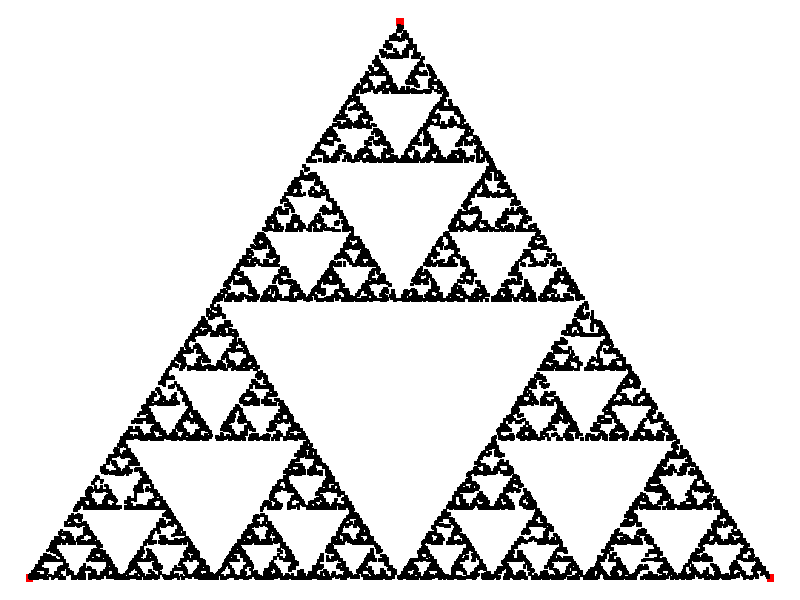

Source code (R):
# Sierpinsky Triangle

# Initialise triangle
p <- c(0, 500, 1000)
q <- c(0, 1000, 0)
x11()
par(mar = rep(0, 4))
plot(p, q, col= "red", pch = 15, cex = 1, axes = FALSE)

# Random starting point
x <- sample(0:1000, 1)
y <- sample(0:1000, 1)

# Chaos game
for (i in 1:10000) {
  Sys.sleep(.001)
  n <- sample(1:3, 1)
  x <- floor(x + (p[n] - x) / 2)
  y <- floor(y + (q[n] - y) / 2)
  points(x, y, pch = 15, cex = 0.5)
}
